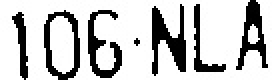
#> input picture cropPlate/106NLA.jpg, 140 x 40 px (shown 2 times larger); its folder holds only this picture in this run
$ python cropNum_all.py
#> lines starting #> are read from the running program, lines starting #| are printed output that depends on the picture; after the words box and inside, x2 and y2 are one past the last pixel; in counts of white or black regions, pixels touching at a corner belong together
def emptydir(dirname):  #清空資料夾
    if os.path.isdir(dirname):  #資料夾存在就刪除
        shutil.rmtree(dirname)
        sleep(2)  #需延遲,否則會出錯
    os.mkdir(dirname)  #建立資料夾

import cv2
import glob
import shutil, os
from time import sleep

print('開始擷取車牌數字！')
emptydir('cropNum')
myfiles = glob.glob('cropPlate\*.jpg')
for f in myfiles:
    filename = (f.split('\\'))[-1].replace('.jpg', '')  #移除檔名中的「.jpg」
    emptydir('cropNum/' + filename)  #以車牌號碼做資料夾名稱
    image = cv2.imread(f)  #讀取車牌號碼圖片
#> image is the input picture: shape (40, 140, 3); min 0, max 255, mean 196.8
    gray = cv2.cvtColor(image, cv2.COLOR_BGR2GRAY)  #灰階
    _,thresh = cv2.threshold(gray, 127, 255, cv2.THRESH_BINARY_INV)  #轉為黑白
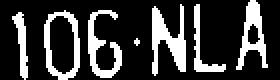
#> thresh: shape (40, 140) (shown 2 times larger); 22.8% white; 7 white regions (1 under 20 px)
    contours1 = cv2.findContours(thresh.copy(), cv2.RETR_EXTERNAL, cv2.CHAIN_APPROX_SIMPLE)  #尋找輪廓
#> contours1 = 7 contours, 1 with area under 20; largest, box (x1, y1, x2, y2) and area: (22, 5, 40, 40) 485, (76, 2, 93, 38) 233, (118, 0, 134, 35) 223, (44, 5, 61, 39) 165, (6, 6, 14, 40) 93, (97, 2, 113, 36) 92
    contours = contours1[1]  #取得輪廓
#> contours = [[1, -1, -1, -1], [2, 0, -1, -1], [3, 1, -1, -1], [4, 2, -1, -1], [5, 3, -1, -1], [6, 4, -1, -1], [-1, 5, -1, -1]]
    letter_image_regions = []  #文字圖形串列
    for contour in contours:  #依序處理輪廓
#> (the run stopped early here; a loop or call above may not have finished)

$ run again, on cropPlate/MDK3330.JPG
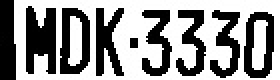
#> input picture cropPlate/MDK3330.JPG, 140 x 40 px (shown 2 times larger)
#> image is the input picture: shape (40, 140, 3); min 0, max 255, mean 148.7
#> `_,thresh = cv2.threshold(gray, 127, 255, cv2.THRESH_BINARY_INV)`:
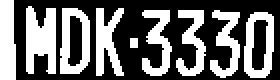
#> thresh: shape (40, 140) (shown 2 times larger); 41.6% white; 9 white regions
#> contours1 = 9 contours, 1 with area under 20; largest, box (x1, y1, x2, y2) and area: (30, 4, 45, 37) 400, (122, 6, 137, 39) 398, (13, 3, 28, 37) 327, (0, 0, 8, 40) 252, (48, 4, 62, 38) 224, (71, 5, 86, 38) 198, (105, 5, 120, 39) 194, (88, 5, 103, 38) 192
#> contours = [[1, -1, -1, -1], [2, 0, -1, -1], [3, 1, -1, -1], [4, 2, -1, -1], [5, 3, -1, -1], [6, 4, -1, -1], [7, 5, -1, -1], [8, 6, -1, -1], [-1, 7, -1, -1]]

$ run again, on cropPlate/MDS0589.JPG
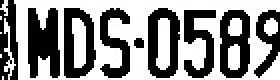
#> input picture cropPlate/MDS0589.JPG, 140 x 40 px (shown 2 times larger)
#> image is the input picture: shape (40, 140, 3); min 0, max 255, mean 141.2
#> `_,thresh = cv2.threshold(gray, 127, 255, cv2.THRESH_BINARY_INV)`:
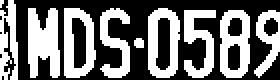
#> thresh: shape (40, 140) (shown 2 times larger); 44.6% white; 10 white regions (1 under 20 px)
#> contours1 = 10 contours, 2 with area under 20; largest, box (x1, y1, x2, y2) and area: (74, 4, 90, 39) 454, (32, 4, 48, 39) 446, (110, 5, 125, 39) 428, (14, 4, 30, 39) 358, (92, 5, 108, 39) 230, (127, 5, 140, 39) 218, (50, 4, 65, 39) 213, (0, 0, 9, 40) 156
#> contours = [[1, -1, -1, -1], [2, 0, -1, -1], [3, 1, -1, -1], [4, 2, -1, -1], [5, 3, -1, -1], [6, 4, -1, -1], [7, 5, -1, -1], [8, 6, -1, -1], [9, 7, -1, -1], [-1, 8, -1, -1]]

$ run again, on cropPlate/MEU9092.JPG
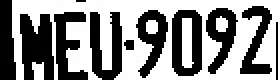
#> input picture cropPlate/MEU9092.JPG, 140 x 40 px (shown 2 times larger)
#> image is the input picture: shape (40, 140, 3); min 0, max 255, mean 140.2
#> `_,thresh = cv2.threshold(gray, 127, 255, cv2.THRESH_BINARY_INV)`:
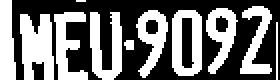
#> thresh: shape (40, 140) (shown 2 times larger); 45% white; 11 white regions (1 under 20 px)
#> contours1 = 11 contours, 3 with area under 20; largest, box (x1, y1, x2, y2) and area: (86, 5, 101, 38) 427, (10, 7, 27, 40) 362, (68, 5, 84, 39) 268, (45, 6, 61, 40) 266, (103, 4, 119, 37) 265, (27, 6, 44, 40) 235, (0, 0, 8, 40) 224, (120, 3, 136, 37) 203
#> contours = [[1, -1, -1, -1], [2, 0, -1, -1], [3, 1, -1, -1], [4, 2, -1, -1], [5, 3, -1, -1], [6, 4, -1, -1], [7, 5, -1, -1], [8, 6, -1, -1], [9, 7, -1, -1], [10, 8, -1, -1], [-1, 9, -1, -1]]

$ run again, on cropPlate/196EVR.JPG
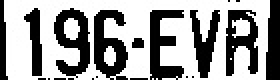
#> input picture cropPlate/196EVR.JPG, 140 x 40 px (shown 2 times larger)
#> image is the input picture: shape (40, 140, 3); min 0, max 255, mean 155.5
#> `_,thresh = cv2.threshold(gray, 127, 255, cv2.THRESH_BINARY_INV)`:
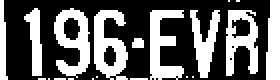
#> thresh: shape (40, 140) (shown 2 times larger); 39% white; 20 white regions (11 under 20 px)
#> contours1 = 20 contours, 12 with area under 20; largest, box (x1, y1, x2, y2) and area: (27, 4, 45, 39) 360, (47, 5, 64, 40) 346, (113, 5, 129, 38) 314, (75, 5, 92, 40) 264, (133, 0, 140, 40) 200, (95, 5, 110, 39) 200, (12, 4, 21, 38) 136, (0, 0, 4, 40) 69
#> contours = 20 rows, first 6: [1, -1, -1, -1], [2, 0, -1, -1], [3, 1, -1, -1], [4, 2, -1, -1], [5, 3, -1, -1], [6, 4, -1, -1]
